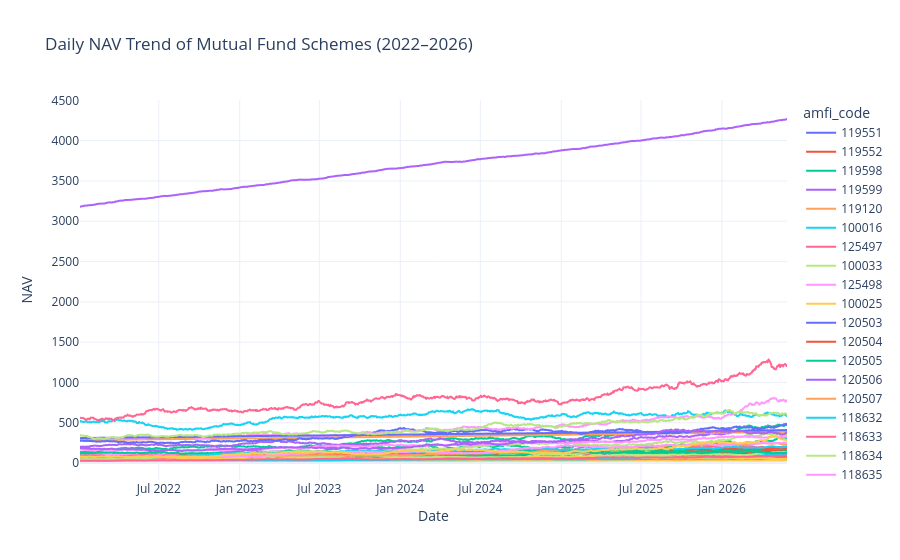

Notebook code cell kept with this figure:
### Code cell
# NAV Trend Analysis
fig = px.line(nav,x="date",y="nav",color="amfi_code",title="Daily NAV Trend of Mutual Fund Schemes (2022–2026)")

fig.update_layout(
    xaxis_title="Date",
    yaxis_title="NAV",
    template="plotly_white"
)
plt.savefig("../reports/nav_trend.png", dpi=300, bbox_inches="tight")
fig.show()

### Figure 1 — Plotly figure (JSON) as saved in the notebook; plotly's stock layout.template omitted (floating-point values rounded to 4 significant figures; data arrays with more than 128 entries replaced by an {"elided": "..."} marker saying what was removed)
{"data": [{"hovertemplate": "amfi_code=119551<br>date=%{x}<br>nav=%{y}<extra></extra>", "legendgroup": "119551", "line": {"color": "#636efa", "dash": "solid"}, "marker": {"symbol": "circle"}, "mode": "lines", "name": "119551", "showlegend": true, "type": "scattergl", "x": {"elided": "1150 str values"}, "xaxis": "x", "y": {"elided": "1150 float values"}, "yaxis": "y"}, {"hovertemplate": "amfi_code=119552<br>date=%{x}<br>nav=%{y}<extra></extra>", "legendgroup": "119552", "line": {"color": "#EF553B", "dash": "solid"}, "marker": {"symbol": "circle"}, "mode": "lines", "name": "119552", "showlegend": true, "type": "scattergl", "x": {"elided": "1150 str values"}, "xaxis": "x", "y": {"elided": "1150 float values"}, "yaxis": "y"}, {"hovertemplate": "amfi_code=119598<br>date=%{x}<br>nav=%{y}<extra></extra>", "legendgroup": "119598", "line": {"color": "#00cc96", "dash": "solid"}, "marker": {"symbol": "circle"}, "mode": "lines", "name": "119598", "showlegend": true, "type": "scattergl", "x": {"elided": "1150 str values"}, "xaxis": "x", "y": {"elided": "1150 float values"}, "yaxis": "y"}, {"hovertemplate": "amfi_code=119599<br>date=%{x}<br>nav=%{y}<extra></extra>", "legendgroup": "119599", "line": {"color": "#ab63fa", "dash": "solid"}, "marker": {"symbol": "circle"}, "mode": "lines", "name": "119599", "showlegend": true, "type": "scattergl", "x": {"elided": "1150 str values"}, "xaxis": "x", "y": {"elided": "1150 float values"}, "yaxis": "y"}, {"hovertemplate": "amfi_code=119120<br>date=%{x}<br>nav=%{y}<extra></extra>", "legendgroup": "119120", "line": {"color": "#FFA15A", "dash": "solid"}, "marker": {"symbol": "circle"}, "mode": "lines", "name": "119120", "showlegend": true, "type": "scattergl", "x": {"elided": "1150 str values"}, "xaxis": "x", "y": {"elided": "1150 float values"}, "yaxis": "y"}, {"hovertemplate": "amfi_code=100016<br>date=%{x}<br>nav=%{y}<extra></extra>", "legendgroup": "100016", "line": {"color": "#19d3f3", "dash": "solid"}, "marker": {"symbol": "circle"}, "mode": "lines", "name": "100016", "showlegend": true, "type": "scattergl", "x": {"elided": "1150 str values"}, "xaxis": "x", "y": {"elided": "1150 float values"}, "yaxis": "y"}, {"hovertemplate": "amfi_code=125497<br>date=%{x}<br>nav=%{y}<extra></extra>", "legendgroup": "125497", "line": {"color": "#FF6692", "dash": "solid"}, "marker": {"symbol": "circle"}, "mode": "lines", "name": "125497", "showlegend": true, "type": "scattergl", "x": {"elided": "1150 str values"}, "xaxis": "x", "y": {"elided": "1150 float values"}, "yaxis": "y"}, {"hovertemplate": "amfi_code=100033<br>date=%{x}<br>nav=%{y}<extra></extra>", "legendgroup": "100033", "line": {"color": "#B6E880", "dash": "solid"}, "marker": {"symbol": "circle"}, "mode": "lines", "name": "100033", "showlegend": true, "type": "scattergl", "x": {"elided": "1150 str values"}, "xaxis": "x", "y": {"elided": "1150 float values"}, "yaxis": "y"}, {"hovertemplate": "amfi_code=125498<br>date=%{x}<br>nav=%{y}<extra></extra>", "legendgroup": "125498", "line": {"color": "#FF97FF", "dash": "solid"}, "marker": {"symbol": "circle"}, "mode": "lines", "name": "125498", "showlegend": true, "type": "scattergl", "x": {"elided": "1150 str values"}, "xaxis": "x", "y": {"elided": "1150 float values"}, "yaxis": "y"}, {"hovertemplate": "amfi_code=100025<br>date=%{x}<br>nav=%{y}<extra></extra>", "legendgroup": "100025", "line": {"color": "#FECB52", "dash": "solid"}, "marker": {"symbol": "circle"}, "mode": "lines", "name": "100025", "showlegend": true, "type": "scattergl", "x": {"elided": "1150 str values"}, "xaxis": "x", "y": {"elided": "1150 float values"}, "yaxis": "y"}, {"hovertemplate": "amfi_code=120503<br>date=%{x}<br>nav=%{y}<extra></extra>", "legendgroup": "120503", "line": {"color": "#636efa", "dash": "solid"}, "marker": {"symbol": "circle"}, "mode": "lines", "name": "120503", "showlegend": true, "type": "scattergl", "x": {"elided": "1150 str values"}, "xaxis": "x", "y": {"elided": "1150 float values"}, "yaxis": "y"}, {"hovertemplate": "amfi_code=120504<br>date=%{x}<br>nav=%{y}<extra></extra>", "legendgroup": "120504", "line": {"color": "#EF553B", "dash": "solid"}, "marker": {"symbol": "circle"}, "mode": "lines", "name": "120504", "showlegend": true, "type": "scattergl", "x": {"elided": "1150 str values"}, "xaxis": "x", "y": {"elided": "1150 float values"}, "yaxis": "y"}, {"hovertemplate": "amfi_code=120505<br>date=%{x}<br>nav=%{y}<extra></extra>", "legendgroup": "120505", "line": {"color": "#00cc96", "dash": "solid"}, "marker": {"symbol": "circle"}, "mode": "lines", "name": "120505", "showlegend": true, "type": "scattergl", "x": {"elided": "1150 str values"}, "xaxis": "x", "y": {"elided": "1150 float values"}, "yaxis": "y"}, {"hovertemplate": "amfi_code=120506<br>date=%{x}<br>nav=%{y}<extra></extra>", "legendgroup": "120506", "line": {"color": "#ab63fa", "dash": "solid"}, "marker": {"symbol": "circle"}, "mode": "lines", "name": "120506", "showlegend": true, "type": "scattergl", "x": {"elided": "1150 str values"}, "xaxis": "x", "y": {"elided": "1150 float values"}, "yaxis": "y"}, {"hovertemplate": "amfi_code=120507<br>date=%{x}<br>nav=%{y}<extra></extra>", "legendgroup": "120507", "line": {"color": "#FFA15A", "dash": "solid"}, "marker": {"symbol": "circle"}, "mode": "lines", "name": "120507", "showlegend": true, "type": "scattergl", "x": {"elided": "1150 str values"}, "xaxis": "x", "y": {"elided": "1150 float values"}, "yaxis": "y"}, {"hovertemplate": "amfi_code=118632<br>date=%{x}<br>nav=%{y}<extra></extra>", "legendgroup": "118632", "line": {"color": "#19d3f3", "dash": "solid"}, "marker": {"symbol": "circle"}, "mode": "lines", "name": "118632", "showlegend": true, "type": "scattergl", "x": {"elided": "1150 str values"}, "xaxis": "x", "y": {"elided": "1150 float values"}, "yaxis": "y"}, {"hovertemplate": "amfi_code=118633<br>date=%{x}<br>nav=%{y}<extra></extra>", "legendgroup": "118633", "line": {"color": "#FF6692", "dash": "solid"}, "marker": {"symbol": "circle"}, "mode": "lines", "name": "118633", "showlegend": true, "type": "scattergl", "x": {"elided": "1150 str values"}, "xaxis": "x", "y": {"elided": "1150 float values"}, "yaxis": "y"}, {"hovertemplate": "amfi_code=118634<br>date=%{x}<br>nav=%{y}<extra></extra>", "legendgroup": "118634", "line": {"color": "#B6E880", "dash": "solid"}, "marker": {"symbol": "circle"}, "mode": "lines", "name": "118634", "showlegend": true, "type": "scattergl", "x": {"elided": "1150 str values"}, "xaxis": "x", "y": {"elided": "1150 float values"}, "yaxis": "y"}, {"hovertemplate": "amfi_code=118635<br>date=%{x}<br>nav=%{y}<extra></extra>", "legendgroup": "118635", "line": {"color": "#FF97FF", "dash": "solid"}, "marker": {"symbol": "circle"}, "mode": "lines", "name": "118635", "showlegend": true, "type": "scattergl", "x": {"elided": "1150 str values"}, "xaxis": "x", "y": {"elided": "1150 float values"}, "yaxis": "y"}, {"hovertemplate": "amfi_code=118636<br>date=%{x}<br>nav=%{y}<extra></extra>", "legendgroup": "118636", "line": {"color": "#FECB52", "dash": "solid"}, "marker": {"symbol": "circle"}, "mode": "lines", "name": "118636", "showlegend": true, "type": "scattergl", "x": {"elided": "1150 str values"}, "xaxis": "x", "y": {"elided": "1150 float values"}, "yaxis": "y"}, {"hovertemplate": "amfi_code=120841<br>date=%{x}<br>nav=%{y}<extra></extra>", "legendgroup": "120841", "line": {"color": "#636efa", "dash": "solid"}, "marker": {"symbol": "circle"}, "mode": "lines", "name": "120841", "showlegend": true, "type": "scattergl", "x": {"elided": "1150 str values"}, "xaxis": "x", "y": {"elided": "1150 float values"}, "yaxis": "y"}, {"hovertemplate": "amfi_code=120842<br>date=%{x}<br>nav=%{y}<extra></extra>", "legendgroup": "120842", "line": {"color": "#EF553B", "dash": "solid"}, "marker": {"symbol": "circle"}, "mode": "lines", "name": "120842", "showlegend": true, "type": "scattergl", "x": {"elided": "1150 str values"}, "xaxis": "x", "y": {"elided": "1150 float values"}, "yaxis": "y"}, {"hovertemplate": "amfi_code=120843<br>date=%{x}<br>nav=%{y}<extra></extra>", "legendgroup": "120843", "line": {"color": "#00cc96", "dash": "solid"}, "marker": {"symbol": "circle"}, "mode": "lines", "name": "120843", "showlegend": true, "type": "scattergl", "x": {"elided": "1150 str values"}, "xaxis": "x", "y": {"elided": "1150 float values"}, "yaxis": "y"}, {"hovertemplate": "amfi_code=120844<br>date=%{x}<br>nav=%{y}<extra></extra>", "legendgroup": "120844", "line": {"color": "#ab63fa", "dash": "solid"}, "marker": {"symbol": "circle"}, "mode": "lines", "name": "120844", "showlegend": true, "type": "scattergl", "x": {"elided": "1150 str values"}, "xaxis": "x", "y": {"elided": "1150 float values"}, "yaxis": "y"}, {"hovertemplate": "amfi_code=119092<br>date=%{x}<br>nav=%{y}<extra></extra>", "legendgroup": "119092", "line": {"color": "#FFA15A", "dash": "solid"}, "marker": {"symbol": "circle"}, "mode": "lines", "name": "119092", "showlegend": true, "type": "scattergl", "x": {"elided": "1150 str values"}, "xaxis": "x", "y": {"elided": "1150 float values"}, "yaxis": "y"}, {"hovertemplate": "amfi_code=119093<br>date=%{x}<br>nav=%{y}<extra></extra>", "legendgroup": "119093", "line": {"color": "#19d3f3", "dash": "solid"}, "marker": {"symbol": "circle"}, "mode": "lines", "name": "119093", "showlegend": true, "type": "scattergl", "x": {"elided": "1150 str values"}, "xaxis": "x", "y": {"elided": "1150 float values"}, "yaxis": "y"}, {"hovertemplate": "amfi_code=119094<br>date=%{x}<br>nav=%{y}<extra></extra>", "legendgroup": "119094", "line": {"color": "#FF6692", "dash": "solid"}, "marker": {"symbol": "circle"}, "mode": "lines", "name": "119094", "showlegend": true, "type": "scattergl", "x": {"elided": "1150 str values"}, "xaxis": "x", "y": {"elided": "1150 float values"}, "yaxis": "y"}, {"hovertemplate": "amfi_code=119095<br>date=%{x}<br>nav=%{y}<extra></extra>", "legendgroup": "119095", "line": {"color": "#B6E880", "dash": "solid"}, "marker": {"symbol": "circle"}, "mode": "lines", "name": "119095", "showlegend": true, "type": "scattergl", "x": {"elided": "1150 str values"}, "xaxis": "x", "y": {"elided": "1150 float values"}, "yaxis": "y"}, {"hovertemplate": "amfi_code=101206<br>date=%{x}<br>nav=%{y}<extra></extra>", "legendgroup": "101206", "line": {"color": "#FF97FF", "dash": "solid"}, "marker": {"symbol": "circle"}, "mode": "lines", "name": "101206", "showlegend": true, "type": "scattergl", "x": {"elided": "1150 str values"}, "xaxis": "x", "y": {"elided": "1150 float values"}, "yaxis": "y"}, {"hovertemplate": "amfi_code=101207<br>date=%{x}<br>nav=%{y}<extra></extra>", "legendgroup": "101207", "line": {"color": "#FECB52", "dash": "solid"}, "marker": {"symbol": "circle"}, "mode": "lines", "name": "101207", "showlegend": true, "type": "scattergl", "x": {"elided": "1150 str values"}, "xaxis": "x", "y": {"elided": "1150 float values"}, "yaxis": "y"}, {"hovertemplate": "amfi_code=101208<br>date=%{x}<br>nav=%{y}<extra></extra>", "legendgroup": "101208", "line": {"color": "#636efa", "dash": "solid"}, "marker": {"symbol": "circle"}, "mode": "lines", "name": "101208", "showlegend": true, "type": "scattergl", "x": {"elided": "1150 str values"}, "xaxis": "x", "y": {"elided": "1150 float values"}, "yaxis": "y"}, {"hovertemplate": "amfi_code=102885<br>date=%{x}<br>nav=%{y}<extra></extra>", "legendgroup": "102885", "line": {"color": "#EF553B", "dash": "solid"}, "marker": {"symbol": "circle"}, "mode": "lines", "name": "102885", "showlegend": true, "type": "scattergl", "x": {"elided": "1150 str values"}, "xaxis": "x", "y": {"elided": "1150 float values"}, "yaxis": "y"}, {"hovertemplate": "amfi_code=102886<br>date=%{x}<br>nav=%{y}<extra></extra>", "legendgroup": "102886", "line": {"color": "#00cc96", "dash": "solid"}, "marker": {"symbol": "circle"}, "mode": "lines", "name": "102886", "showlegend": true, "type": "scattergl", "x": {"elided": "1150 str values"}, "xaxis": "x", "y": {"elided": "1150 float values"}, "yaxis": "y"}, {"hovertemplate": "amfi_code=102887<br>date=%{x}<br>nav=%{y}<extra></extra>", "legendgroup": "102887", "line": {"color": "#ab63fa", "dash": "solid"}, "marker": {"symbol": "circle"}, "mode": "lines", "name": "102887", "showlegend": true, "type": "scattergl", "x": {"elided": "1150 str values"}, "xaxis": "x", "y": {"elided": "1150 float values"}, "yaxis": "y"}, {"hovertemplate": "amfi_code=148567<br>date=%{x}<br>nav=%{y}<extra></extra>", "legendgroup": "148567", "line": {"color": "#FFA15A", "dash": "solid"}, "marker": {"symbol": "circle"}, "mode": "lines", "name": "148567", "showlegend": true, "type": "scattergl", "x": {"elided": "1150 str values"}, "xaxis": "x", "y": {"elided": "1150 float values"}, "yaxis": "y"}, {"hovertemplate": "amfi_code=148568<br>date=%{x}<br>nav=%{y}<extra></extra>", "legendgroup": "148568", "line": {"color": "#19d3f3", "dash": "solid"}, "marker": {"symbol": "circle"}, "mode": "lines", "name": "148568", "showlegend": true, "type": "scattergl", "x": {"elided": "1150 str values"}, "xaxis": "x", "y": {"elided": "1150 float values"}, "yaxis": "y"}, {"hovertemplate": "amfi_code=148569<br>date=%{x}<br>nav=%{y}<extra></extra>", "legendgroup": "148569", "line": {"color": "#FF6692", "dash": "solid"}, "marker": {"symbol": "circle"}, "mode": "lines", "name": "148569", "showlegend": true, "type": "scattergl", "x": {"elided": "1150 str values"}, "xaxis": "x", "y": {"elided": "1150 float values"}, "yaxis": "y"}, {"hovertemplate": "amfi_code=149322<br>date=%{x}<br>nav=%{y}<extra></extra>", "legendgroup": "149322", "line": {"color": "#B6E880", "dash": "solid"}, "marker": {"symbol": "circle"}, "mode": "lines", "name": "149322", "showlegend": true, "type": "scattergl", "x": {"elided": "1150 str values"}, "xaxis": "x", "y": {"elided": "1150 float values"}, "yaxis": "y"}, {"hovertemplate": "amfi_code=149323<br>date=%{x}<br>nav=%{y}<extra></extra>", "legendgroup": "149323", "line": {"color": "#FF97FF", "dash": "solid"}, "marker": {"symbol": "circle"}, "mode": "lines", "name": "149323", "showlegend": true, "type": "scattergl", "x": {"elided": "1150 str values"}, "xaxis": "x", "y": {"elided": "1150 float values"}, "yaxis": "y"}, {"hovertemplate": "amfi_code=149324<br>date=%{x}<br>nav=%{y}<extra></extra>", "legendgroup": "149324", "line": {"color": "#FECB52", "dash": "solid"}, "marker": {"symbol": "circle"}, "mode": "lines", "name": "149324", "showlegend": true, "type": "scattergl", "x": {"elided": "1150 str values"}, "xaxis": "x", "y": {"elided": "1150 float values"}, "yaxis": "y"}], "layout": {"legend": {"title": {"text": "amfi_code"}, "tracegroupgap": 0}, "title": {"text": "Daily NAV Trend of Mutual Fund Schemes (2022–2026)"}, "xaxis": {"anchor": "y", "domain": [0, 1], "title": {"text": "Date"}}, "yaxis": {"anchor": "x", "domain": [0, 1], "title": {"text": "NAV"}}}}
